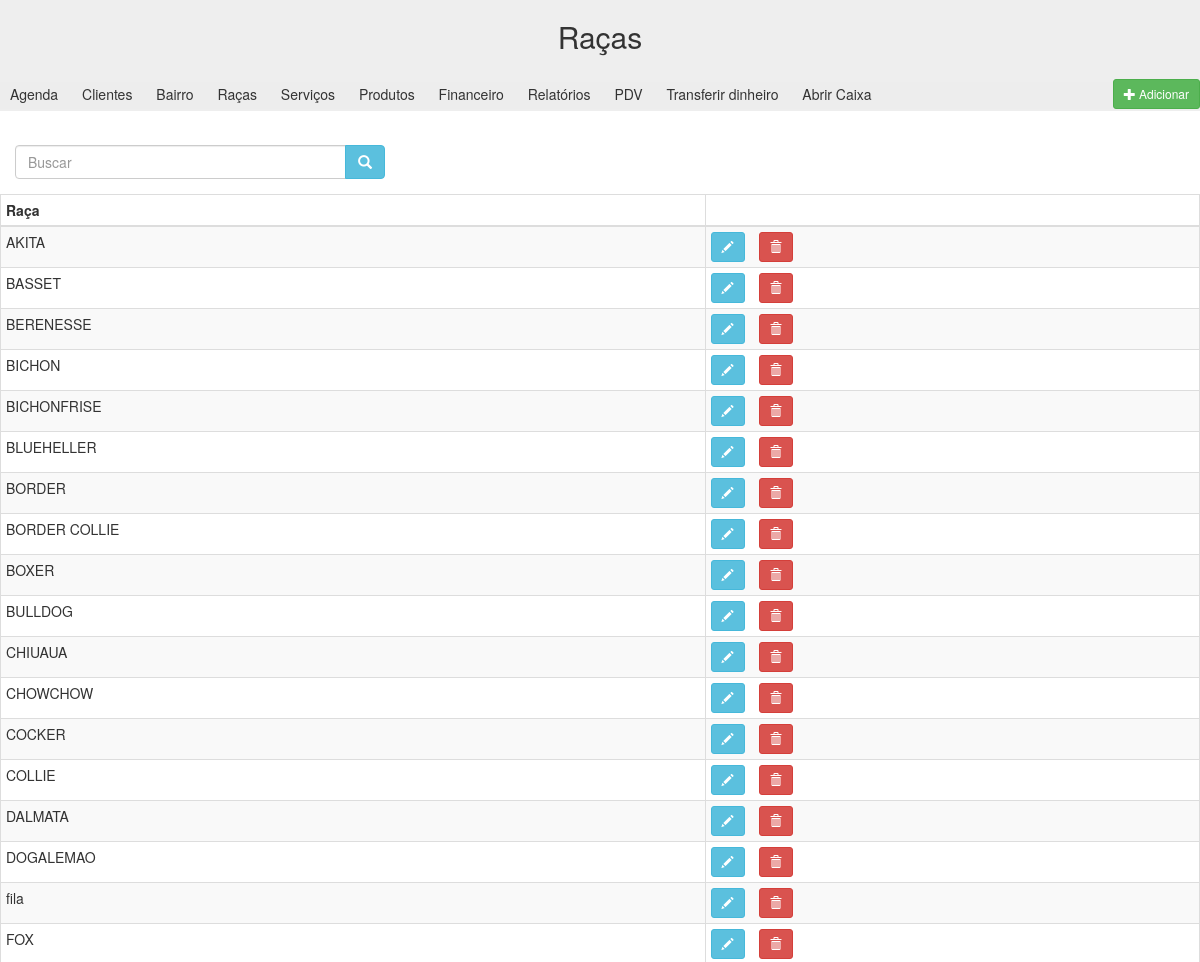
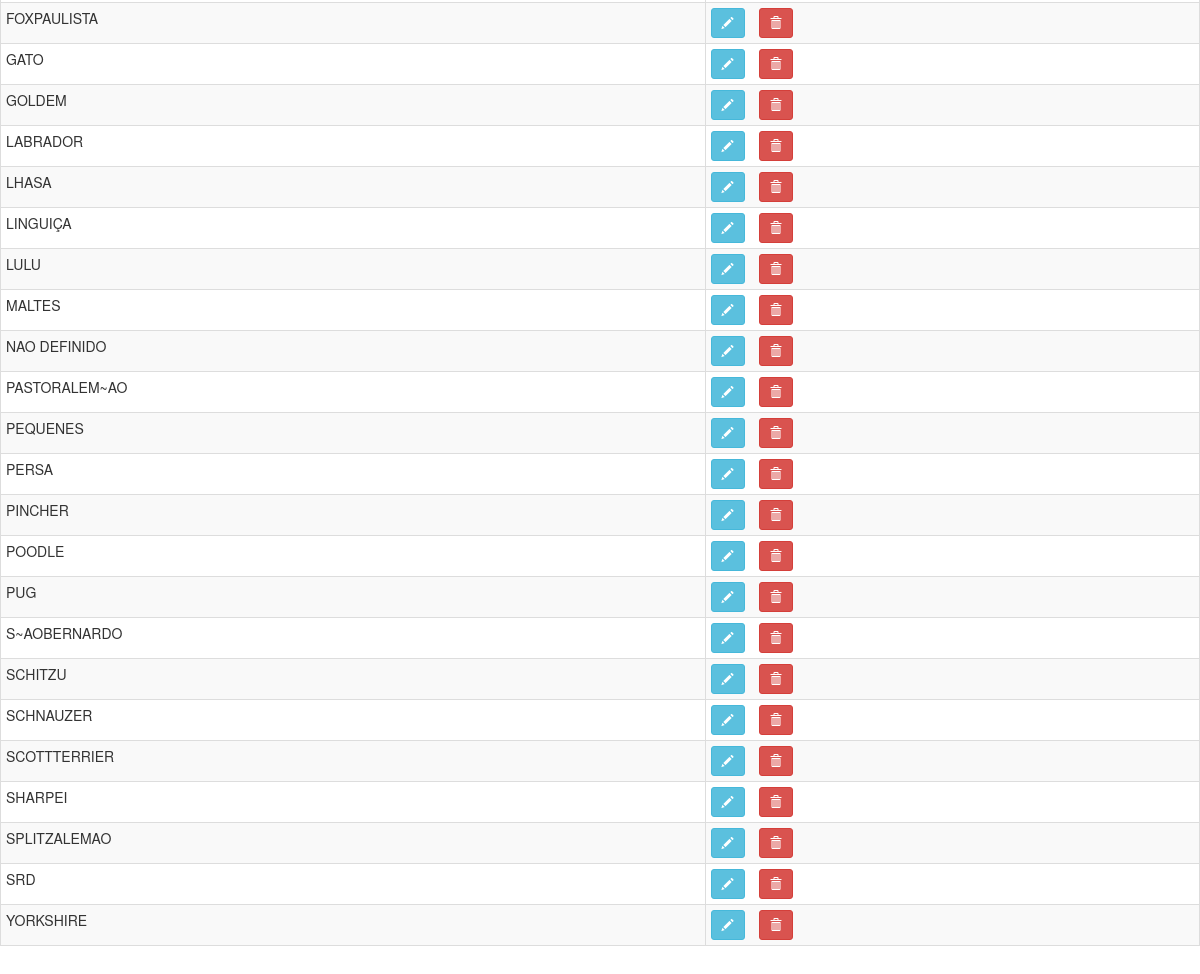
/view/breed/ListBreed.php, run on the app's committed database (2 pictures, top to bottom).
### tables this page shows
CREATE TABLE `breed` (
  `idBreed` int(10) UNSIGNED NOT NULL,
  `nameBreed` varchar(100) DEFAULT NULL
);

### dao/BreedDAO.php (called while the page is built, shortened)
<?php
class BreedDAO {
      public function __construct() {
          $path = $_SERVER['DOCUMENT_ROOT'];
          include_once($path."/bichoensaboado/class/Conexao.php");
          include_once($path."/bichoensaboado/class/BreedClass.php");
      }
      public function SearchAll() {
          try {
              $sql = "SELECT * FROM breed order by nameBreed";
              $result = Conexao::getInstance()->query($sql);
              $list = $result->fetchAll(PDO::FETCH_ASSOC);
              $f_list = array();
              foreach ($list as $row)
                  $f_list[] = $this->ShowObject($row);
              return $f_list;
          } catch (Exception $e) {
              print "Ocorreu um erro ao tentar executar esta aÃ§Ã£o, tente novamente mais tarde.";
          }
      }
      private function ShowObject($row) {
          $breed = new BreedClass();
          $breed->BreedClass($row['idBreed'], $row['nameBreed']);
          return $breed;
      }
  }
  ?>

### class/Conexao.php (called while the page is built, shortened)
 <?php
    $path = $_SERVER['DOCUMENT_ROOT'];
    class Conexao {
        public static $instance;
        public static function getInstance() {
            if (!isset(self::$instance)) {
                self::$instance = new PDO('mysql:host='.HOST_BD.';port='.PORT_BD.';dbname='.NAME_BD, USER_BD, KEY_BD);
                self::$instance->setAttribute(PDO::ATTR_ERRMODE, PDO::ERRMODE_EXCEPTION);
                self::$instance->setAttribute(PDO::ATTR_ORACLE_NULLS, PDO::NULL_EMPTY_STRING);
            }
            return self::$instance;
        }
    }
?>

### class/BreedClass.php (called while the page is built, shortened)
<?php
class BreedClass{
    function BreedClass($idBreed, $nameBreed){
         $this->idBreed = $idBreed;
         $this->nameBreed = $nameBreed;
    }
     public function __get($property) {
            if (property_exists($this, $property)) {
                return $this->$property;
            }
    }
}
?>

### view/breed/ListBreed.php (the view, shortened to what this page needs)
<?php
    $path = $_SERVER['DOCUMENT_ROOT'];
    $search = $_POST['search'];
    include_once($path."/bichoensaboado/dao/BreedDAO.php");
    $breedDao = new BreedDAO();
    if(empty($search)){
        $breedList = $breedDao->SearchAll();
    }else{
        $breedList = $breedDao->SearchByName($search);
    }
?>
<!DOCTYPE html>
<html lang="pt-br">
    <head>
        <link rel="stylesheet" href="../../css/bootstrap-3.3.7-dist/css/bootstrap.css">
        <link rel="stylesheet" href="../../css/stylePages.css?v=<?=rand(100, 500)?>">
    </head>
    <body>
        <div class="jumbotron">
            <h2>Raças</h2>
        </div>
        <?php
            include_once($path."/bichoensaboado/view/inc/inc.php");
        ?>
        <a href="SaveBreed.php" class='btn btn-success btn-sm'style="margin-top: -5.5%;float: right;">
            <span class='glyphicon glyphicon-plus'></span> Adicionar
        </a>
        <form role="form" method="POST">
            <div class="form-group col-xs-4 col-sm-4 col-lg-4 col-md-4">
                <div class="input-group">
                    <input type="text" class="form-control" id="searchBar" name="search" placeholder="Buscar" />
                    <span class="input-group-btn">
                        <button type="submit" class="btn btn-info" value="Buscar">
                            <span class="glyphicon glyphicon-search"></span>
                        </button>
                    </span>
                </div>
            </div>
        </form>
        <table border="1" id="tableDiary" class="table table-condensed table-striped table-bordered table-hover">
            <thead>
                <tr>
                    <th>Raça</th>
                    <th></th>
                </tr>
            </thead>
            <tbody>
                <?php
                    foreach($breedList as $breed){
                        echo "<td>";
                        echo $breed->nameBreed;
                        echo "</td>";
                        echo "<td>";
                        echo "<a href='SaveBreed.php?idBreed=".$breed->idBreed."' class='btn btn-info btn-sm'>";
                        echo "<span class='glyphicon glyphicon-pencil'></span>";
                        echo "</a>";
                        echo "<a onClick='deleteRegister(".$breed->idBreed.", &quot;Breed&quot;);' class='btn btn-danger btn-sm'>";
                        echo "<span class='glyphicon glyphicon-trash'></span>";
                        echo "</a>";
                        echo "</td>";
                    }
                ?>
            </tbody>
        </table>
    </body>
</html>

### view/inc/inc.php (shortened to what this page needs)
<?php
    $disabledLink = false;
    $treasurerDao = new TreasurerDAO();
    $treasurerDao->addWhere(" SUBSTRING(dateRegistryTreasurer,1,10) = curdate()");
    $treasurerList = $treasurerDao->searchAll();
    if(empty($treasurerList)){
        $textLink = "Abrir Caixa";
        $option = 1;
    }else{
        $textLink = "Fechar Caixa";
        $option = 2;
        if($treasurerList[0]->closingMoneyDayTreasurer != null){
            $disabledLink = true;
        }
    }
?>
<!DOCTYPE html>
<html lang="pt-br">
    <head>
        <link rel="stylesheet" href="/bichoensaboado/css/menu.css">
    </head>
    <body>
        <nav id="menu">
            <ul>
                <li><a href="/bichoensaboado/">Agenda</a></li>
                <li><a href="/bichoensaboado/view/client/">Clientes</a></li>
                <li><a href="/bichoensaboado/view/address/">Bairro</a></li>
                <li><a href="/bichoensaboado/view/breed/">Raças</a></li>
                <li><a href="/bichoensaboado/view/servic/">Serviços</a></li>
                <li><a href="/bichoensaboado/view/product/">Produtos</a></li>
                <li><a href="/bichoensaboado/view/financial/">Financeiro</a></li>
                <li><a href="/bichoensaboado/view/report/">Relatórios</a></li>
                <li><a href="/bichoensaboado/view/sales/">PDV</a></li>
                <li><a href="/bichoensaboado/view/financial/TransferTreasury.php">Transferir dinheiro</a></li>
                <?php
                if(!$disabledLink){
                ?>
                <li><a class="cursor-link" id="link-treasurer" onclick="openCloseTreasurer(<?=$option?>);"><?=$textLink?></a></li>
                <?php
                }
                ?>
            </ul>
        </nav>
    </body>
</html>

### css/stylePages.css (style rules this page uses)
h2 { text-align: center; }
.jumbotron { margin-top: -4%; }

### css/menu.css (style rules this page uses)
#menu ul { padding:0px; margin:0px; background-color:#EDEDED; list-style:none; margin-top: -59px; margin-bottom: 3%; }
#menu ul li { display: inline; }
#menu ul li a { padding: 2px 10px; display: inline-block; background-color:#EDEDED; color: #333; text-decoration: none; border-bottom:3px solid #EDEDED; }

### view/inc/inc.php (style rules this page uses)
.cursor-link { cursor:pointer; }

### data on the page
breed: nameBreed "AKITA"
breed: nameBreed "BASSET"
breed: nameBreed "BERENESSE"
breed: nameBreed "BICHON"
breed: nameBreed "BICHONFRISE"
breed: nameBreed "BLUEHELLER"
breed: nameBreed "BORDER"
breed: nameBreed "BORDER COLLIE"
breed: nameBreed "BOXER"
breed: nameBreed "BULLDOG"
breed: nameBreed "CHIUAUA"
breed: nameBreed "CHOWCHOW"
breed: nameBreed "COCKER"
breed: nameBreed "COLLIE"
breed: nameBreed "DALMATA"
breed: nameBreed "DOGALEMAO"
breed: nameBreed "fila"
breed: nameBreed "FOX"
breed: nameBreed "FOXPAULISTA"
breed: nameBreed "GATO"
breed: nameBreed "GOLDEM"
breed: nameBreed "LABRADOR"
breed: nameBreed "LHASA"
breed: nameBreed "LINGUIÇA"
breed: nameBreed "LULU"
breed: nameBreed "MALTES"
breed: nameBreed "NAO DEFINIDO"
breed: nameBreed "PASTORALEM~AO"
breed: nameBreed "PEQUENES"
breed: nameBreed "PERSA"
breed: nameBreed "PINCHER"
breed: nameBreed "POODLE"
breed: nameBreed "PUG"
breed: nameBreed "S~AOBERNARDO"
breed: nameBreed "SCHITZU"
breed: nameBreed "SCHNAUZER"
breed: nameBreed "SCOTTTERRIER"
breed: nameBreed "SHARPEI"
breed: nameBreed "SPLITZALEMAO"
breed: nameBreed "SRD"
breed: nameBreed "YORKSHIRE"

### other printed values
$textLink "Abrir Caixa"
